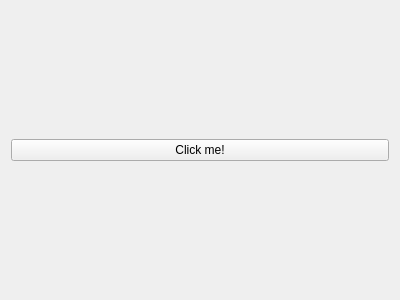
<?xml version="1.0" encoding="UTF-8"?>
<ui version="4.0">
 <class>CMakeObsParamsWidget</class>
 <widget class="QWidget" name="CMakeObsParamsWidget">
  <property name="geometry">
   <rect>
    <x>0</x>
    <y>0</y>
    <width>400</width>
    <height>300</height>
   </rect>
  </property>
  <property name="windowTitle">
   <string>Form</string>
  </property>
  <layout class="QVBoxLayout" name="verticalLayout">
   <item>
    <widget class="QPushButton" name="ClickButton">
     <property name="text">
      <string>Click me!</string>
     </property>
    </widget>
   </item>
  </layout>
 </widget>
 <resources/>
 <connections/>
</ui>
